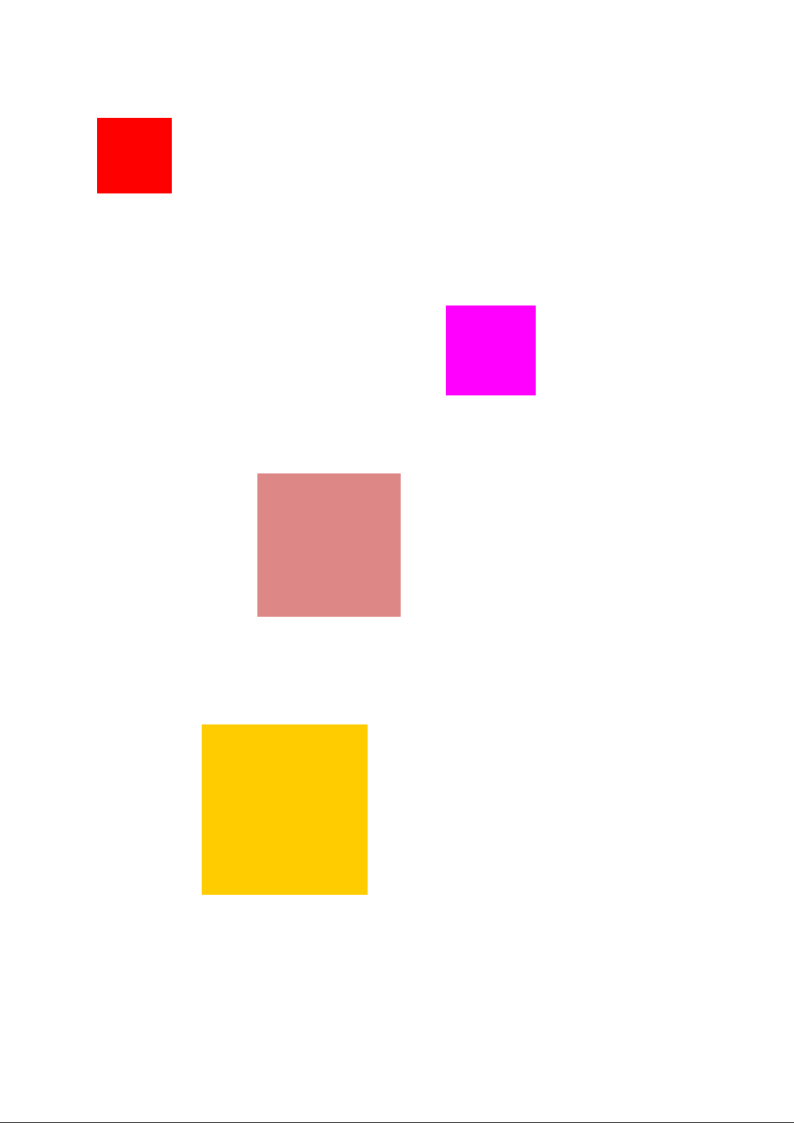
#> input picture misc/Linus/data/final möglich.png, 794 x 1123 px, found by its file name
$ python box.py
#> lines starting #> are read from the running program, lines starting #| are printed output that depends on the picture; after the words box and inside, x2 and y2 are one past the last pixel; in counts of white or black regions, pixels touching at a corner belong together
import cv2 as cv
import numpy as np

img = cv.imread('data/final möglich.png')
#> img is the input picture: shape (1123, 794, 3); mean B, G, R 242.4, 246.5, 254.1

img_hsv = cv.cvtColor(img, cv.COLOR_BGR2HSV)
#> img_hsv: shape (1123, 794, 3); mean H, S, V 2.2, 14.3, 254.1

# Maskenerstellung
#lower_green = np.array([ 40,  50,  50])
#upper_green = np.array([ 80, 255, 255])
#mask_green = cv.inRange(img_hsv, lower_green, upper_green)


lower_red = cv.inRange(img_hsv, np.array([  0, 50, 50]), np.array([ 10,255,255]))
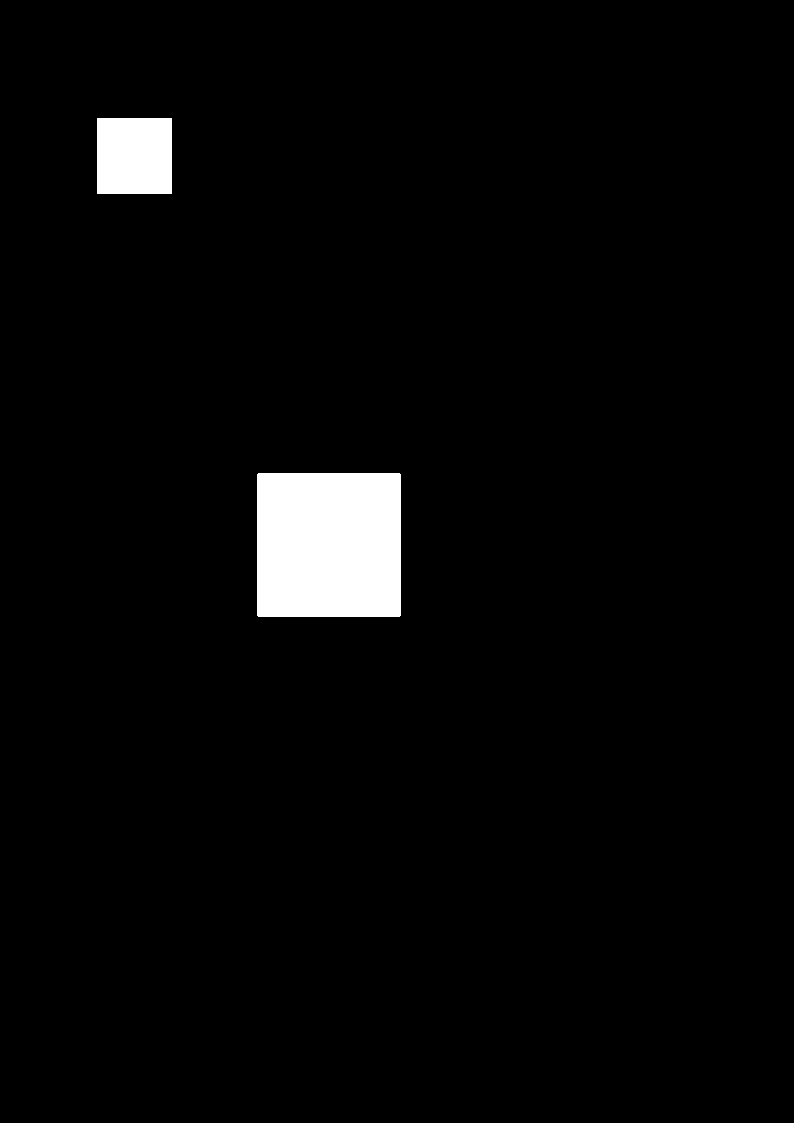
#> lower_red: shape (1123, 794); 3% white; 2 white regions
upper_red = cv.inRange(img_hsv, np.array([170, 50, 50]), np.array([180,255,255]))
#> upper_red: shape (1123, 794); every value is 0
mask_red = lower_red | upper_red

# Konturen finden
#contours_green, _ = cv.findContours(mask_green, cv.RETR_EXTERNAL, cv.CHAIN_APPROX_NONE)
contours_red, _ = cv.findContours(mask_red, cv.RETR_EXTERNAL, cv.CHAIN_APPROX_NONE)
#> contours_red = 2 contours; box (x1, y1, x2, y2) and area: (257, 473, 401, 617) 20447, (97, 118, 172, 194) 5550

#print(f"Grüne Konturen gefunden: {len(contours_green)}")
print(f"Rote Konturen gefunden: {len(contours_red)}")
#| Rote Konturen gefunden: 2


# [8 lines of commented-out code are left out]

if len(contours_red) > 0:
    largest_red = max(contours_red, key=cv.contourArea)
#> largest_red = contour of 568 points, box (x1, y1, x2, y2) (257, 473, 401, 617), area 20447

    x_r, y_r, w_r, h_r = cv.boundingRect(largest_red)
#> x_r = 257; y_r = 473; w_r = 144; h_r = 144

    print(f"Rotes Quadrat gefunden: ")
    print(f"Position: x={x_r}, y={y_r}")
#| Position: x=257, y=473
    print(f"Größe: width={w_r}, height={h_r}")
#| Größe: width=144, height=144


center_x = x_r + w_r // 2
#> center_x = 329
center_y = y_r + h_r // 2
#> center_y = 545

print(f"Mitte des roten Markers ({center_x}, {center_y})")
#| Mitte des roten Markers (329, 545)

picture_height, picture_width = img.shape[:2]
#> picture_height = 1123; picture_width = 794
pixel_to_mid = x_r - (picture_width)
#> pixel_to_mid = -537

print(f"pixel_to_mid: {pixel_to_mid}")
#| pixel_to_mid: -537
